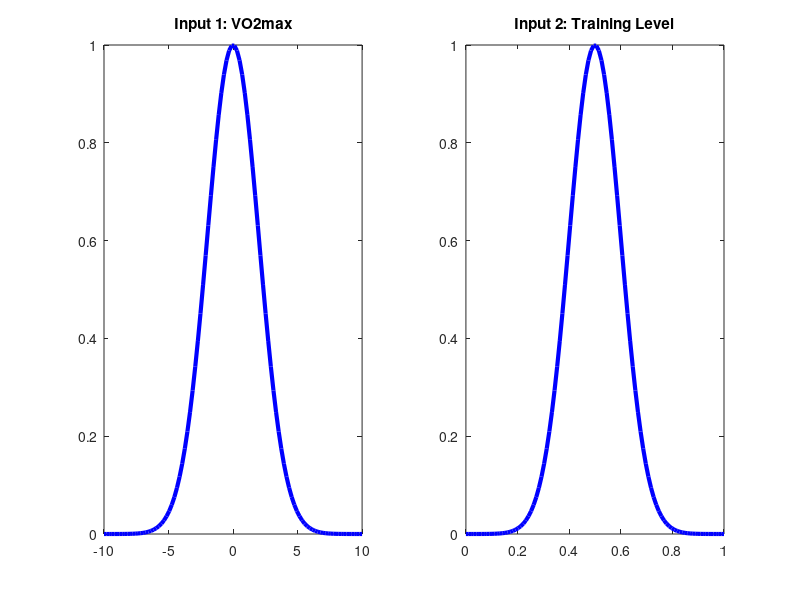
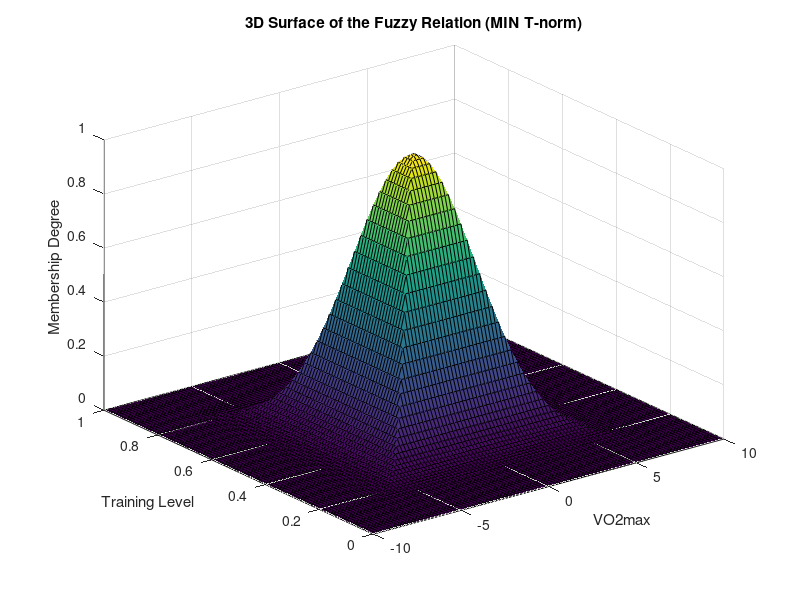

The MATLAB script that drew these images, in order:
clc; clear; close all;

% 50% overlap occurs when the membership values of two adjacent 
% functions sum to 1 at their intersection point.
% These types of partitions (forced 50% overlap) are called Ruspini partitions.
% In Ruspini partitions, there are fewer parameters to optimize 
% (e.g., only the center is optimized).

% Define the universe of discourse for the two variables
x = linspace(-10, 10, 100); % Universe 1 (e.g., VO2max)
y = linspace(0, 1, 100);    % Universe 2 (e.g., Training level)

% Define Gaussian membership functions (gaussmf(x, [sigma, center]))
% k1 calculates the membership degree of x, k2 for y
k1 = gaussmf(x, [2, 0]);
k2 = gaussmf(y, [0.1, 0.5]);

% Plot the individual membership functions
figure;
subplot(1, 2, 1);
plot(x, k1, 'b', 'linewidth', 3);
title('Input 1: VO2max');

subplot(1, 2, 2);
plot(y, k2, 'b', 'linewidth', 3);
title('Input 2: Training Level');

% Create a grid for 3D visualization
[xx, yy] = meshgrid(x, y);

% Initialize the fuzzy relation matrix
r = zeros(length(x), length(y));

% Calculate the fuzzy relation using the MIN T-norm
for i = 1:length(x)
    for j = 1:length(y)
        % r(i,j) represents the degree to which the pair (x,y) 
        % belongs to the fuzzy relation
        r(i, j) = min(k1(i), k2(j)); 
    end
end

% 3D Surface visualization of the fuzzy relation
figure;
surf(xx, yy, r);
title('3D Surface of the Fuzzy Relation (MIN T-norm)');
xlabel('VO2max');
ylabel('Training Level');
zlabel('Membership Degree');
% shading flat;  % Optional: removes grid lines from the surface
% colormap(spring); % Optional: changes the color palette
